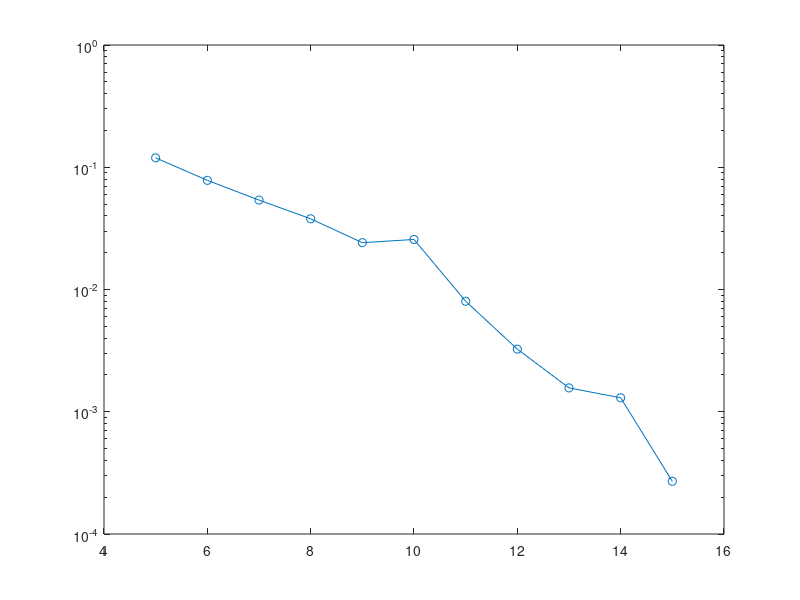

Write MATLAB code to recreate this figure. (Note: this script raises an error after producing the figure.)
clear, clc, close all

%% Group all the BER curves

load('pbit_DFE.mat');
load('pbit_LE.mat');
load('pbit_viterbi.mat');
load('BER_awgn_sim.mat');
load('pbit_fba_513.mat');
load('pbit_fba_1415.mat');
pbit_fba = [pbit_fba_513(:, 2); pbit_fba_1415];

%% Statistics for estimated channel, with only one realization
snr_vec = 5:15;

figure
semilogy(snr_vec, pbitLE(:, 3), '-o'), hold on,
semilogy(snr_vec, pbitDFE(:, 2), '-s')
semilogy(snr_vec_viterbi, pbit_viterbi(:, 3), '-x')
semilogy(snr_vec, pbit_fba, '-d')
semilogy(snr_vec, BER_awgn(snr_vec), '-^')
semilogy(snr_vec, pbit_AWGN_sim, '-h')
xlabel('snr [dB]'), ylabel('BER')
legend('LE, M1 = 20, D = 15', 'DFE, M1 = 25, D = 24, M2 = 4', 'Viterbi', 'FBA', 'AWGN', 'AWGN with simulation')
ylim([10^-5, 10^-1]), grid on
title('BER for one realization, estimated channel');


%% Statistics for real channel

load('pbit_LE_real_channel.mat');
load('pbit_DFE_real_channel.mat');
load('pbit_fba_real_channel.mat');
load('pbit_viterbi_realch.mat')

figure
semilogy(snr_vec, pbitLE_real_channel, '-o'), hold on
semilogy(snr_vec, pbitDFE_real_channel, '-s')
semilogy(snr_vec_viterbi, pbit_viterbi, '-x')
semilogy(snr_vec_fba_real_channel, pbit_fba_real_channel, '-d')
semilogy(snr_vec, BER_awgn(snr_vec), '-^')
semilogy(snr_vec, pbit_AWGN_sim, '-h')
xlabel('snr [dB]'), ylabel('BER')
legend('LE, M1 = 20, D = 15', 'DFE, M1 = 25, D = 24, M2 = 4', 'Viterbi', 'FBA', 'AWGN', 'AWGN with simulation')
ylim([10^-5, 10^-1]), xlim([5, 15]), grid on
title('BER for methods using the actual channel impulse response');

%% Statistics for same estimate

snr_vec = 5:13; 

load('pbit_LE_same_channel.mat');
load('pbit_DFE_same_channel.mat');
load('pbit_viterbi_same_channel.mat');
load('pbit_fba_same_channel.mat');

figure
semilogy(snr_vec_515, pbitLE_same_channel, '-o'), hold on,
semilogy(snr_vec_515, pbitDFE_same_channel, '-s')
semilogy(snr_vec_viterbi, pbit_viterbi_same_ch, '-x')
semilogy(snr_vec_fba_same_channel, pbit_fba_same_channel, '-d')
semilogy(snr_vec, BER_awgn(snr_vec), '-^')
semilogy(snr_vec, pbit_AWGN_sim(1:9), '-h')
xlabel('snr [dB]'), ylabel('BER')
legend('LE, M1 = 20, D = 15', 'DFE, M1 = 25, D = 24, M2 = 4', 'Viterbi', 'FBA', 'AWGN', 'AWGN with simulation')
ylim([10^-5, 10^-1]), xlim([5, 15]), grid on
title('BER for various methods, same channel noise and estimate');


%% Statistics for estimated channel, average over independent experiments
snr_vec = 5:15;
load('pbit_viterbi')

figure
semilogy(snr_vec, mean(pbitLE, 2), '-o'), hold on,
semilogy(snr_vec, median(pbitDFE, 2), '-s')
semilogy(snr_vec_viterbi, mean(pbit_viterbi, 2), '-x')
semilogy(snr_vec, pbit_fba, '-d')
semilogy(snr_vec, BER_awgn(snr_vec), '-^')
semilogy(snr_vec, pbit_AWGN_sim, '-h')
xlabel('snr [dB]'), ylabel('BER')
legend('LE, M1 = 20, D = 15', 'DFE, M1 = 25, D = 24, M2 = 4', 'Viterbi', 'FBA', 'AWGN', 'AWGN with simulation')
ylim([10^-5, 10^-1]), grid on
title('Average BER for independent experiments, estimated channel');
